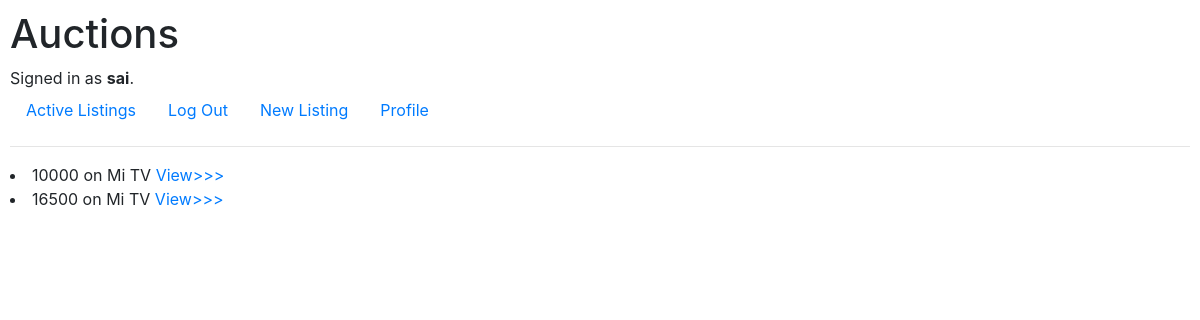
The page /mybids (signed in) on the database its author committed.
### auctions/models.py (models this page shows, shortened)
class User(AbstractUser):
    pass

class Bid(models.Model):
	listing=models.ForeignKey(Listing,related_name="bids",on_delete=models.CASCADE)
	user=models.ForeignKey(User,related_name="bids",on_delete=models.CASCADE)
	amount=models.IntegerField()

class Listing(models.Model):
	name=models.CharField(max_length=200)
	user=models.ForeignKey(User,related_name="listings",on_delete=models.CASCADE)
	available=models.BooleanField()
	startbid=models.IntegerField()
	time=models.DateTimeField(auto_now=True)
	def __str__(self):
		return self.name

### auctions/views.py (the view)
# urls.py: path("mybids",views.mybids,name="mybids"),
@login_required
def mybids(request):
    bids=Bid.objects.filter(user=request.user)
    return render(request,"auctions/mybids.html",{
        "bids":bids
        })

### auctions/templates/auctions/mybids.html
{% extends "auctions/layout.html" %}
{% block body %}
{% for bid in bids %}
<li>{{ bid.amount }} on {{ bid.listing }} <a href="{% url 'viewlisting' bid.listing.id %}">View>>></a></li>
{% endfor %}
{% endblock %}

### auctions/templates/auctions/layout.html (shortened to what this page needs)
{% load static %}
<!DOCTYPE html>
<html lang="en">
    <head>
        <link rel="stylesheet" href="https://stackpath.bootstrapcdn.com/bootstrap/4.4.1/css/bootstrap.min.css">
        <link href="{% static 'auctions/styles.css' %}" rel="stylesheet">
    </head>
    <body>
        <h1>Auctions</h1>
        <div>
            {% if user.is_authenticated %}
                Signed in as <strong>{{ user.username }}</strong>.
            {% else %}
                Not signed in.
            {% endif %}
        </div>
        <ul class="nav">
            <li class="nav-item">
                <a class="nav-link" href="{% url 'index' %}">Active Listings</a>
            </li>
            {% if user.is_authenticated %}
                <li class="nav-item">
                    <a class="nav-link" href="{% url 'logout' %}">Log Out</a>
                </li>
				<li class="nav-item">
                    <a class="nav-link" href="{% url 'createlisting' %}">New Listing</a>
                </li>
				<li class="nav-item">
					<a class="nav-link" href="{% url 'viewprofile' %}">Profile</a>
				</li>
            {% endif %}
        </ul>
        <hr>
        {% block body %}
        {% endblock %}
    </body>
</html>

### auctions/static/auctions/styles.css (style rules this page uses)
body { padding: 10px; }

### rows shown on the page
User: username "sai"
Bid: amount "10000", listing "Mi TV"
Bid: amount "16500", listing "Mi TV"
